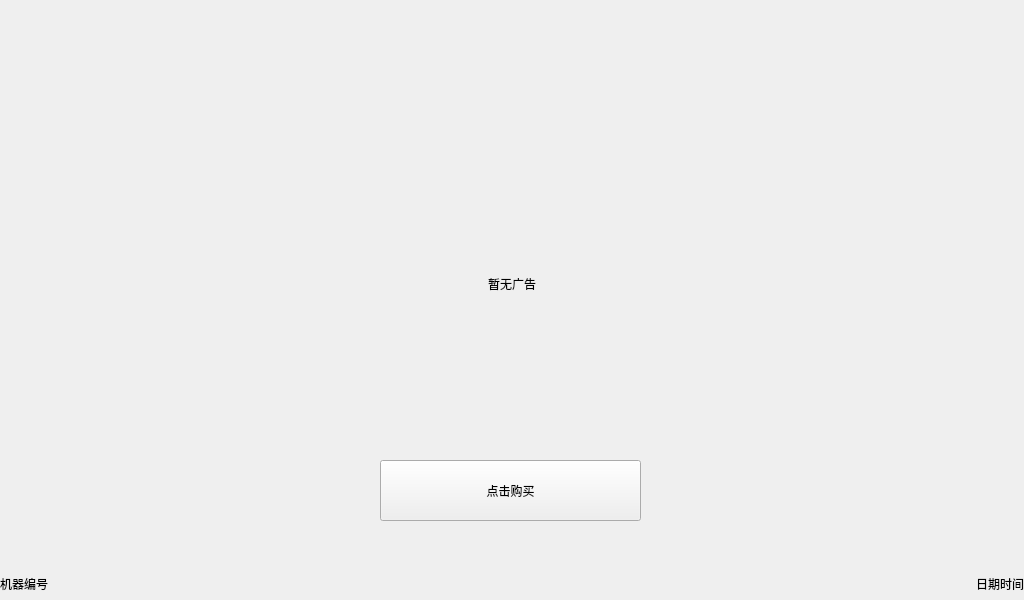
<?xml version="1.0" encoding="UTF-8"?>
<ui version="4.0">
 <class>advertise</class>
 <widget class="QWidget" name="advertise">
  <property name="geometry">
   <rect>
    <x>0</x>
    <y>0</y>
    <width>1024</width>
    <height>600</height>
   </rect>
  </property>
  <property name="windowTitle">
   <string>Advertise</string>
  </property>
  <widget class="QPushButton" name="enter_btn">
   <property name="geometry">
    <rect>
     <x>380</x>
     <y>460</y>
     <width>261</width>
     <height>61</height>
    </rect>
   </property>
   <property name="text">
    <string>点击购买</string>
   </property>
  </widget>
  <widget class="QLabel" name="adver_lb">
   <property name="geometry">
    <rect>
     <x>0</x>
     <y>0</y>
     <width>1024</width>
     <height>568</height>
    </rect>
   </property>
   <property name="text">
    <string>暂无广告</string>
   </property>
   <property name="alignment">
    <set>Qt::AlignCenter</set>
   </property>
  </widget>
  <widget class="QLabel" name="machine_id_lb">
   <property name="geometry">
    <rect>
     <x>0</x>
     <y>568</y>
     <width>512</width>
     <height>32</height>
    </rect>
   </property>
   <property name="text">
    <string>机器编号</string>
   </property>
  </widget>
  <widget class="QLabel" name="data_time_lb">
   <property name="geometry">
    <rect>
     <x>512</x>
     <y>568</y>
     <width>512</width>
     <height>32</height>
    </rect>
   </property>
   <property name="text">
    <string>日期时间</string>
   </property>
   <property name="alignment">
    <set>Qt::AlignRight|Qt::AlignTrailing|Qt::AlignVCenter</set>
   </property>
  </widget>
  <zorder>adver_lb</zorder>
  <zorder>enter_btn</zorder>
  <zorder>machine_id_lb</zorder>
  <zorder>data_time_lb</zorder>
 </widget>
 <layoutdefault spacing="6" margin="11"/>
 <resources/>
 <connections/>
</ui>
